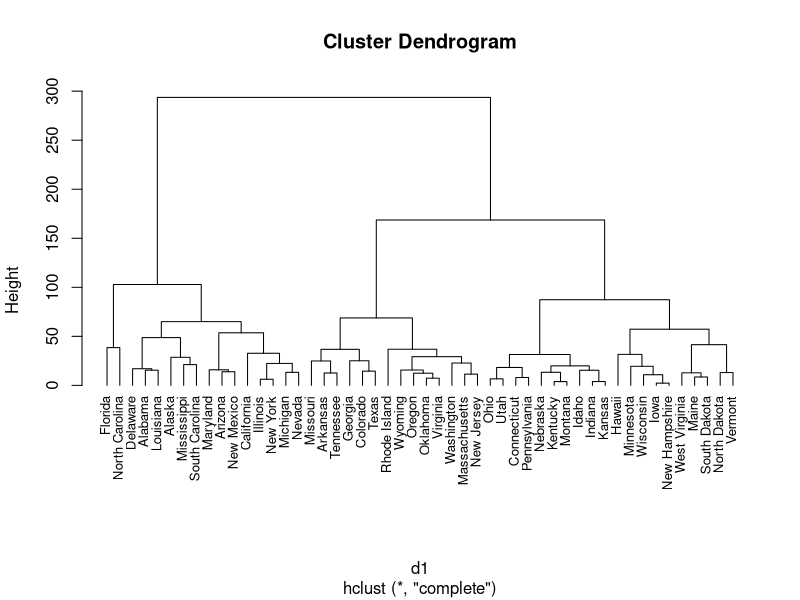
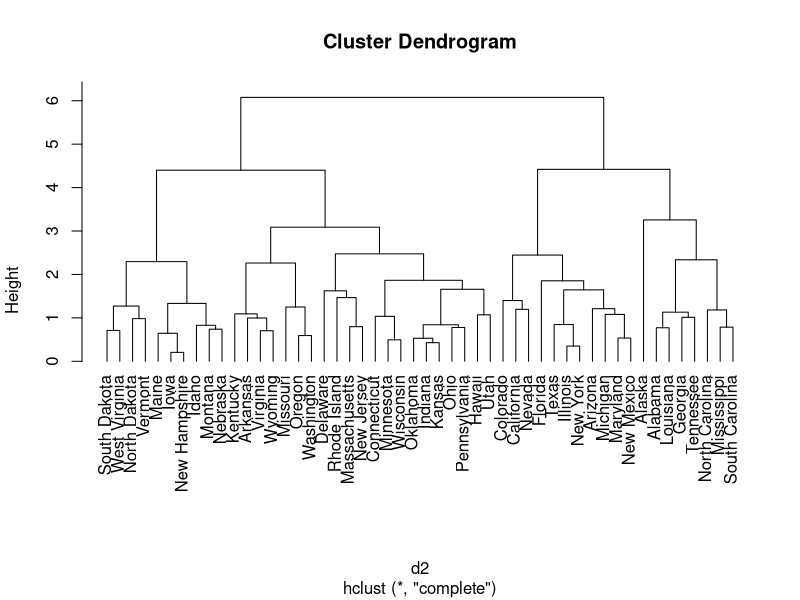

Write the R code that produced these figures, in order.
###################
#Written by Rohith#
###################

rm(list=ls())

####################
#a

d1<-dist(USArrests, method = "euclidean")
cluster<-hclust(d1,method="complete")
plot(cluster, cex=0.8, hang = -1)

#####################
#b

cluster_x <- cutree(cluster,3)

cluster_1 <- cluster_x[cluster_x == 1]
cluster_2 <- cluster_x[cluster_x == 2] 
cluster_3 <- cluster_x[cluster_x == 3]

names(cluster_1)
names(cluster_2)
names(cluster_3)

#####################
#c

sd_data<-scale(USArrests)
d2<-dist(sd_data,method = "euclidean")
sd_clustered<-hclust(d2,method="complete")
plot(sd_clustered,cex = 1,hang=-1)

cluster_y <- cutree(sd_clustered,3)

#####################
#d

table(cluster_x,cluster_y)
